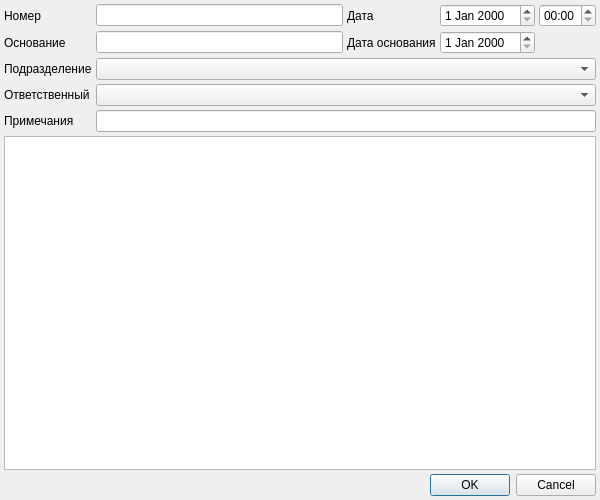
<?xml version="1.0" encoding="UTF-8"?>
<ui version="4.0">
 <class>NomenclatureExpenseDialog</class>
 <widget class="QDialog" name="NomenclatureExpenseDialog">
  <property name="geometry">
   <rect>
    <x>0</x>
    <y>0</y>
    <width>600</width>
    <height>500</height>
   </rect>
  </property>
  <property name="windowTitle">
   <string>Списание ЛСиИМН</string>
  </property>
  <layout class="QGridLayout" name="gridLayout">
   <property name="margin">
    <number>4</number>
   </property>
   <property name="spacing">
    <number>4</number>
   </property>
   <item row="0" column="0">
    <widget class="QLabel" name="lblNumber">
     <property name="text">
      <string>Номер</string>
     </property>
     <property name="buddy">
      <cstring>edtNumber</cstring>
     </property>
    </widget>
   </item>
   <item row="0" column="1">
    <widget class="QLineEdit" name="edtNumber"/>
   </item>
   <item row="0" column="2">
    <widget class="QLabel" name="lblDate">
     <property name="sizePolicy">
      <sizepolicy hsizetype="Maximum" vsizetype="Preferred">
       <horstretch>0</horstretch>
       <verstretch>0</verstretch>
      </sizepolicy>
     </property>
     <property name="text">
      <string>Дата</string>
     </property>
     <property name="buddy">
      <cstring>edtDate</cstring>
     </property>
    </widget>
   </item>
   <item row="0" column="3">
    <widget class="CDateEdit" name="edtDate">
     <property name="sizePolicy">
      <sizepolicy hsizetype="Maximum" vsizetype="Fixed">
       <horstretch>0</horstretch>
       <verstretch>0</verstretch>
      </sizepolicy>
     </property>
    </widget>
   </item>
   <item row="0" column="4">
    <widget class="QTimeEdit" name="edtTime">
     <property name="sizePolicy">
      <sizepolicy hsizetype="Maximum" vsizetype="Fixed">
       <horstretch>0</horstretch>
       <verstretch>0</verstretch>
      </sizepolicy>
     </property>
     <property name="displayFormat">
      <string>HH:mm</string>
     </property>
    </widget>
   </item>
   <item row="1" column="0">
    <widget class="QLabel" name="lblReason">
     <property name="text">
      <string>Основание</string>
     </property>
     <property name="buddy">
      <cstring>edtReason</cstring>
     </property>
    </widget>
   </item>
   <item row="1" column="1">
    <widget class="QLineEdit" name="edtReason"/>
   </item>
   <item row="1" column="2">
    <widget class="QLabel" name="lblReasonDate">
     <property name="sizePolicy">
      <sizepolicy hsizetype="Maximum" vsizetype="Preferred">
       <horstretch>0</horstretch>
       <verstretch>0</verstretch>
      </sizepolicy>
     </property>
     <property name="text">
      <string>Дата основания</string>
     </property>
     <property name="buddy">
      <cstring>edtReasonDate</cstring>
     </property>
    </widget>
   </item>
   <item row="1" column="3">
    <widget class="CDateEdit" name="edtReasonDate">
     <property name="sizePolicy">
      <sizepolicy hsizetype="Maximum" vsizetype="Fixed">
       <horstretch>0</horstretch>
       <verstretch>0</verstretch>
      </sizepolicy>
     </property>
    </widget>
   </item>
   <item row="2" column="0">
    <widget class="QLabel" name="lblSupplier">
     <property name="sizePolicy">
      <sizepolicy hsizetype="Maximum" vsizetype="Preferred">
       <horstretch>0</horstretch>
       <verstretch>0</verstretch>
      </sizepolicy>
     </property>
     <property name="text">
      <string>Подразделение</string>
     </property>
     <property name="buddy">
      <cstring>cmbSupplier</cstring>
     </property>
    </widget>
   </item>
   <item row="2" column="1" colspan="4">
    <widget class="CStorageComboBox" name="cmbSupplier">
     <property name="sizePolicy">
      <sizepolicy hsizetype="Expanding" vsizetype="Fixed">
       <horstretch>0</horstretch>
       <verstretch>0</verstretch>
      </sizepolicy>
     </property>
    </widget>
   </item>
   <item row="3" column="0">
    <widget class="QLabel" name="lblSupplierPerson">
     <property name="text">
      <string>Ответственный</string>
     </property>
     <property name="buddy">
      <cstring>cmbSupplierPerson</cstring>
     </property>
    </widget>
   </item>
   <item row="3" column="1" colspan="4">
    <widget class="CPersonComboBoxEx" name="cmbSupplierPerson">
     <property name="sizePolicy">
      <sizepolicy hsizetype="Expanding" vsizetype="Fixed">
       <horstretch>0</horstretch>
       <verstretch>0</verstretch>
      </sizepolicy>
     </property>
    </widget>
   </item>
   <item row="4" column="0">
    <widget class="QLabel" name="lblNote">
     <property name="text">
      <string>Примечания</string>
     </property>
     <property name="buddy">
      <cstring>edtNote</cstring>
     </property>
    </widget>
   </item>
   <item row="4" column="1" colspan="4">
    <widget class="QLineEdit" name="edtNote"/>
   </item>
   <item row="5" column="0" colspan="5">
    <widget class="CInDocTableView" name="tblItems">
     <property name="sizePolicy">
      <sizepolicy hsizetype="Preferred" vsizetype="Expanding">
       <horstretch>0</horstretch>
       <verstretch>0</verstretch>
      </sizepolicy>
     </property>
    </widget>
   </item>
   <item row="6" column="0" colspan="5">
    <widget class="QDialogButtonBox" name="buttonBox">
     <property name="orientation">
      <enum>Qt::Horizontal</enum>
     </property>
     <property name="standardButtons">
      <set>QDialogButtonBox::Cancel|QDialogButtonBox::Ok</set>
     </property>
    </widget>
   </item>
  </layout>
 </widget>
 <customwidgets>
  <customwidget>
   <class>CDateEdit</class>
   <extends>QDateEdit</extends>
   <header>library/DateEdit</header>
  </customwidget>
  <customwidget>
   <class>CInDocTableView</class>
   <extends>QTableView</extends>
   <header>library/InDocTable.h</header>
  </customwidget>
  <customwidget>
   <class>CPersonComboBoxEx</class>
   <extends>QComboBox</extends>
   <header>Orgs/PersonComboBoxEx.h</header>
  </customwidget>
  <customwidget>
   <class>CStorageComboBox</class>
   <extends>QComboBox</extends>
   <header>Orgs/OrgStructComboBoxes.h</header>
  </customwidget>
 </customwidgets>
 <tabstops>
  <tabstop>edtNumber</tabstop>
  <tabstop>edtDate</tabstop>
  <tabstop>edtTime</tabstop>
  <tabstop>edtReason</tabstop>
  <tabstop>edtReasonDate</tabstop>
  <tabstop>cmbSupplier</tabstop>
  <tabstop>cmbSupplierPerson</tabstop>
  <tabstop>edtNote</tabstop>
  <tabstop>tblItems</tabstop>
  <tabstop>buttonBox</tabstop>
 </tabstops>
 <resources/>
 <connections>
  <connection>
   <sender>buttonBox</sender>
   <signal>accepted()</signal>
   <receiver>NomenclatureExpenseDialog</receiver>
   <slot>accept()</slot>
   <hints>
    <hint type="sourcelabel">
     <x>252</x>
     <y>447</y>
    </hint>
    <hint type="destinationlabel">
     <x>157</x>
     <y>274</y>
    </hint>
   </hints>
  </connection>
  <connection>
   <sender>buttonBox</sender>
   <signal>rejected()</signal>
   <receiver>NomenclatureExpenseDialog</receiver>
   <slot>reject()</slot>
   <hints>
    <hint type="sourcelabel">
     <x>320</x>
     <y>447</y>
    </hint>
    <hint type="destinationlabel">
     <x>286</x>
     <y>274</y>
    </hint>
   </hints>
  </connection>
 </connections>
</ui>
